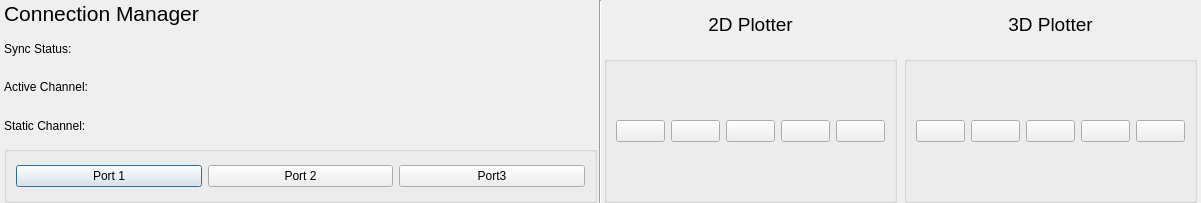
<?xml version="1.0" encoding="UTF-8"?>
<ui version="4.0">
 <class>Dialog</class>
 <widget class="QDialog" name="Dialog">
  <property name="geometry">
   <rect>
    <x>0</x>
    <y>0</y>
    <width>1201</width>
    <height>203</height>
   </rect>
  </property>
  <property name="windowTitle">
   <string>Dialog</string>
  </property>
  <layout class="QHBoxLayout" name="horizontalLayout" stretch="0,0,0">
   <property name="spacing">
    <number>2</number>
   </property>
   <property name="leftMargin">
    <number>4</number>
   </property>
   <property name="topMargin">
    <number>0</number>
   </property>
   <property name="rightMargin">
    <number>4</number>
   </property>
   <property name="bottomMargin">
    <number>0</number>
   </property>
   <item>
    <layout class="QVBoxLayout" name="verticalLayout" stretch="1,4,2">
     <item>
      <widget class="QLabel" name="connection_label">
       <property name="text">
        <string>&lt;html&gt;&lt;head/&gt;&lt;body&gt;&lt;p&gt;&lt;span style=&quot; font-size:16pt;&quot;&gt;Connection Manager&lt;/span&gt;&lt;/p&gt;&lt;/body&gt;&lt;/html&gt;</string>
       </property>
      </widget>
     </item>
     <item>
      <layout class="QVBoxLayout" name="channels">
       <property name="spacing">
        <number>1</number>
       </property>
       <item>
        <widget class="QLabel" name="syncStat">
         <property name="text">
          <string>Sync Status: </string>
         </property>
        </widget>
       </item>
       <item>
        <widget class="QLabel" name="activeChannel">
         <property name="text">
          <string>Active Channel: </string>
         </property>
        </widget>
       </item>
       <item>
        <widget class="QLabel" name="staticChannel">
         <property name="text">
          <string>Static Channel: </string>
         </property>
        </widget>
       </item>
      </layout>
     </item>
     <item>
      <widget class="QGroupBox" name="portSelect">
       <property name="title">
        <string/>
       </property>
       <layout class="QHBoxLayout" name="horizontalLayout_3">
        <item>
         <widget class="QPushButton" name="port1">
          <property name="text">
           <string>Port 1</string>
          </property>
         </widget>
        </item>
        <item>
         <widget class="QPushButton" name="port2">
          <property name="text">
           <string>Port 2</string>
          </property>
         </widget>
        </item>
        <item>
         <widget class="QPushButton" name="port3">
          <property name="text">
           <string>Port3</string>
          </property>
         </widget>
        </item>
       </layout>
      </widget>
     </item>
    </layout>
   </item>
   <item>
    <widget class="Line" name="line">
     <property name="orientation">
      <enum>Qt::Vertical</enum>
     </property>
    </widget>
   </item>
   <item>
    <layout class="QHBoxLayout" name="plotters">
     <property name="spacing">
      <number>7</number>
     </property>
     <item>
      <layout class="QVBoxLayout" name="twoDPlot" stretch="1,3">
       <item>
        <widget class="QLabel" name="label">
         <property name="text">
          <string>&lt;html&gt;&lt;head/&gt;&lt;body&gt;&lt;p align=&quot;center&quot;&gt;&lt;span style=&quot; font-size:14pt;&quot;&gt;2D Plotter&lt;/span&gt;&lt;/p&gt;&lt;/body&gt;&lt;/html&gt;</string>
         </property>
        </widget>
       </item>
       <item>
        <widget class="QGroupBox" name="groupBox">
         <property name="title">
          <string/>
         </property>
         <layout class="QHBoxLayout" name="horizontalLayout_5">
          <item>
           <layout class="QHBoxLayout" name="horizontalLayout_2">
            <item>
             <widget class="QPushButton" name="but1">
              <property name="text">
               <string/>
              </property>
             </widget>
            </item>
            <item>
             <widget class="QPushButton" name="but2">
              <property name="text">
               <string/>
              </property>
             </widget>
            </item>
            <item>
             <widget class="QPushButton" name="but3">
              <property name="text">
               <string/>
              </property>
             </widget>
            </item>
            <item>
             <widget class="QPushButton" name="but4">
              <property name="text">
               <string/>
              </property>
             </widget>
            </item>
            <item>
             <widget class="QPushButton" name="but5">
              <property name="text">
               <string/>
              </property>
             </widget>
            </item>
           </layout>
          </item>
         </layout>
        </widget>
       </item>
      </layout>
     </item>
     <item>
      <layout class="QVBoxLayout" name="threeDPlot" stretch="1,3">
       <item>
        <widget class="QLabel" name="label_4">
         <property name="text">
          <string>&lt;html&gt;&lt;head/&gt;&lt;body&gt;&lt;p align=&quot;center&quot;&gt;&lt;span style=&quot; font-size:14pt;&quot;&gt;3D Plotter&lt;/span&gt;&lt;/p&gt;&lt;/body&gt;&lt;/html&gt;</string>
         </property>
        </widget>
       </item>
       <item>
        <widget class="QGroupBox" name="groupBo">
         <property name="title">
          <string/>
         </property>
         <layout class="QHBoxLayout" name="horizontalLayout_4">
          <item>
           <layout class="QHBoxLayout" name="horizontalLayou">
            <item>
             <widget class="QPushButton" name="button1">
              <property name="text">
               <string/>
              </property>
             </widget>
            </item>
            <item>
             <widget class="QPushButton" name="button2">
              <property name="text">
               <string/>
              </property>
             </widget>
            </item>
            <item>
             <widget class="QPushButton" name="button3">
              <property name="text">
               <string/>
              </property>
             </widget>
            </item>
            <item>
             <widget class="QPushButton" name="button4">
              <property name="text">
               <string/>
              </property>
             </widget>
            </item>
            <item>
             <widget class="QPushButton" name="button5">
              <property name="text">
               <string/>
              </property>
             </widget>
            </item>
           </layout>
          </item>
         </layout>
        </widget>
       </item>
      </layout>
     </item>
    </layout>
   </item>
  </layout>
 </widget>
 <resources/>
 <connections/>
</ui>
